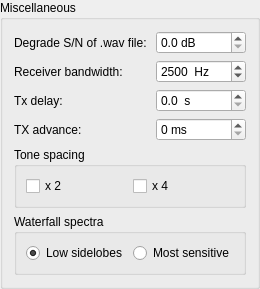
        <widget class="QGroupBox" name="groupBox_5">
         <property name="title">
          <string>Miscellaneous</string>
         </property>
         <layout class="QFormLayout" name="formLayout_10">
          <item row="0" column="0">
           <widget class="QLabel" name="label_3">
            <property name="text">
             <string>Degrade S/N of .wav file: </string>
            </property>
            <property name="buddy">
             <cstring>sbDegrade</cstring>
            </property>
           </widget>
          </item>
          <item row="0" column="1">
           <widget class="QDoubleSpinBox" name="sbDegrade">
            <property name="toolTip">
             <string>For offline sensitivity tests</string>
            </property>
            <property name="suffix">
             <string> dB</string>
            </property>
            <property name="decimals">
             <number>1</number>
            </property>
            <property name="singleStep">
             <double>1.000000000000000</double>
            </property>
           </widget>
          </item>
          <item row="1" column="0">
           <widget class="QLabel" name="label_9">
            <property name="text">
             <string>Receiver bandwidth:</string>
            </property>
            <property name="buddy">
             <cstring>sbBandwidth</cstring>
            </property>
           </widget>
          </item>
          <item row="1" column="1">
           <widget class="QSpinBox" name="sbBandwidth">
            <property name="toolTip">
             <string>For offline sensitivity tests</string>
            </property>
            <property name="suffix">
             <string>  Hz</string>
            </property>
            <property name="maximum">
             <number>6000</number>
            </property>
            <property name="singleStep">
             <number>100</number>
            </property>
            <property name="value">
             <number>2500</number>
            </property>
           </widget>
          </item>
          <item row="2" column="0">
           <widget class="QLabel" name="label_11">
            <property name="text">
             <string>Tx delay:</string>
            </property>
            <property name="buddy">
             <cstring>sbTxDelay</cstring>
            </property>
           </widget>
          </item>
          <item row="2" column="1">
           <widget class="QDoubleSpinBox" name="sbTxDelay">
            <property name="toolTip">
             <string>Minimum delay between assertion of PTT and start of Tx audio.</string>
            </property>
            <property name="suffix">
             <string>  s</string>
            </property>
            <property name="decimals">
             <number>1</number>
            </property>
            <property name="minimum">
             <double>0.000000000000000</double>
            </property>
            <property name="maximum">
             <double>0.500000000000000</double>
            </property>
            <property name="singleStep">
             <double>0.100000000000000</double>
            </property>
           </widget>
          </item>
          <item row="3" column="0">
           <widget class="QLabel" name="labelTxAdvance">
            <property name="text"><string>TX advance:</string></property>
            <property name="buddy"><cstring>sbTxAdvance</cstring></property>
           </widget>
          </item>
          <item row="3" column="1">
           <widget class="QSpinBox" name="sbTxAdvance">
            <property name="toolTip"><string>Send scheduled Tx audio earlier to compensate for network audio latency. Positive values advance transmission; receive timing is unchanged. Applies to the next transmission. Tune is unaffected.</string></property>
            <property name="suffix"><string> ms</string></property>
            <property name="maximum"><number>2000</number></property>
            <property name="singleStep"><number>50</number></property>
           </widget>
          </item>
          <item row="4" column="0" colspan="2">
           <widget class="QGroupBox" name="groupBox_10">
            <property name="minimumSize">
             <size>
              <width>0</width>
              <height>50</height>
             </size>
            </property>
            <property name="accessibleName">
             <string>Tone spacing</string>
            </property>
            <property name="title">
             <string>Tone spacing</string>
            </property>
            <layout class="QHBoxLayout" name="horizontalLayout_19">
             <item>
              <widget class="QCheckBox" name="cbx2ToneSpacing">
               <property name="toolTip">
                <string>&lt;html&gt;&lt;head/&gt;&lt;body&gt;&lt;p&gt;Generate Tx audio with twice the normal tone spacing.  Intended for special LF/MF transmitters that use a divide-by-2 before generating RF.&lt;/p&gt;&lt;/body&gt;&lt;/html&gt;</string>
               </property>
               <property name="text">
                <string>x 2</string>
               </property>
              </widget>
             </item>
             <item>
              <widget class="QCheckBox" name="cbx4ToneSpacing">
               <property name="enabled">
                <bool>true</bool>
               </property>
               <property name="toolTip">
                <string>&lt;html&gt;&lt;head/&gt;&lt;body&gt;&lt;p&gt;Generate Tx audio with four times the normal tone spacing. Intended for special LF/MF transmitters that use a divide-by-4 before generating RF.&lt;/p&gt;&lt;/body&gt;&lt;/html&gt;</string>
               </property>
               <property name="text">
                <string>x 4 </string>
               </property>
              </widget>
             </item>
            </layout>
           </widget>
          </item>
          <item row="5" column="0" colspan="2">
           <widget class="QGroupBox" name="groupBox_7">
            <property name="minimumSize">
             <size>
              <width>0</width>
              <height>50</height>
             </size>
            </property>
            <property name="accessibleName">
             <string>Waterfall spectra</string>
            </property>
            <property name="title">
             <string>Waterfall spectra</string>
            </property>
            <layout class="QHBoxLayout" name="horizontalLayout_16">
             <item>
              <widget class="QRadioButton" name="rbLowSidelobes">
               <property name="text">
                <string>Low sidelobes</string>
               </property>
               <property name="checked">
                <bool>true</bool>
               </property>
              </widget>
             </item>
             <item>
              <widget class="QRadioButton" name="rbMaxSensitivity">
               <property name="text">
                <string>Most sensitive</string>
               </property>
              </widget>
             </item>
            </layout>
           </widget>
          </item>
         </layout>
        </widget>
